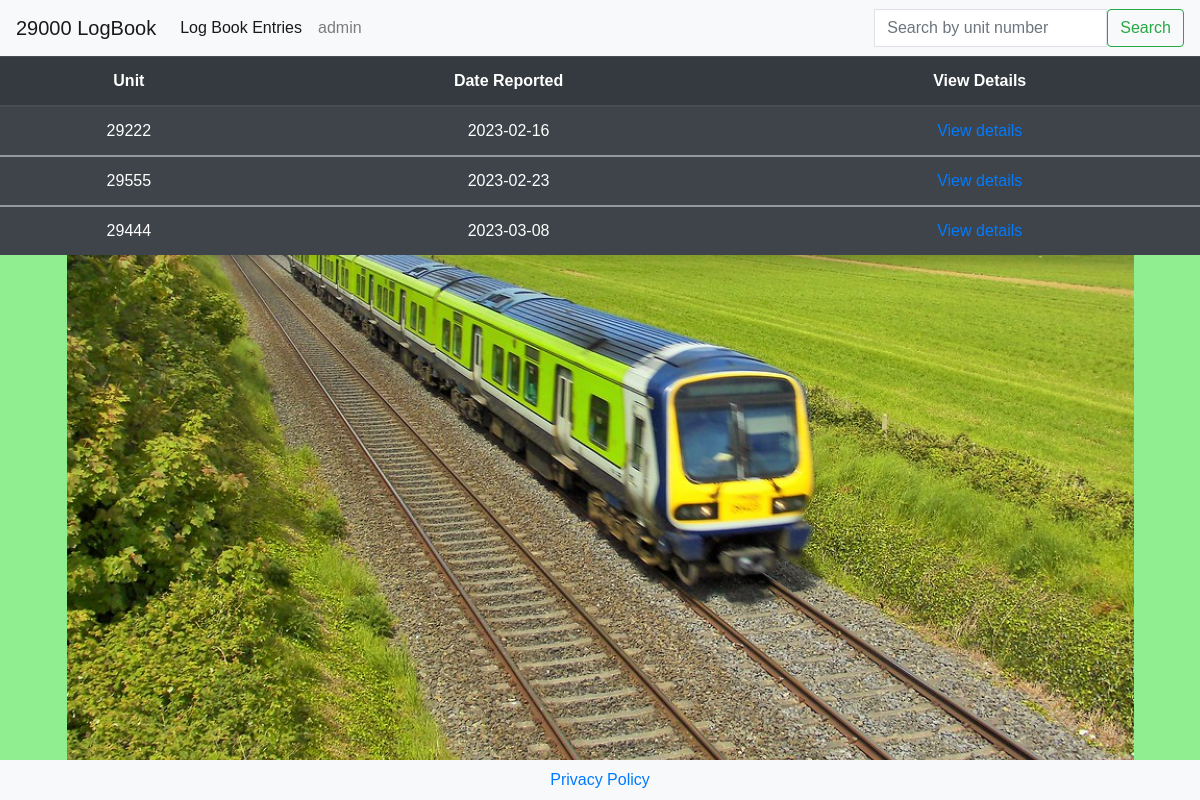
The page /closed_reports.html on the database as committed earlier.
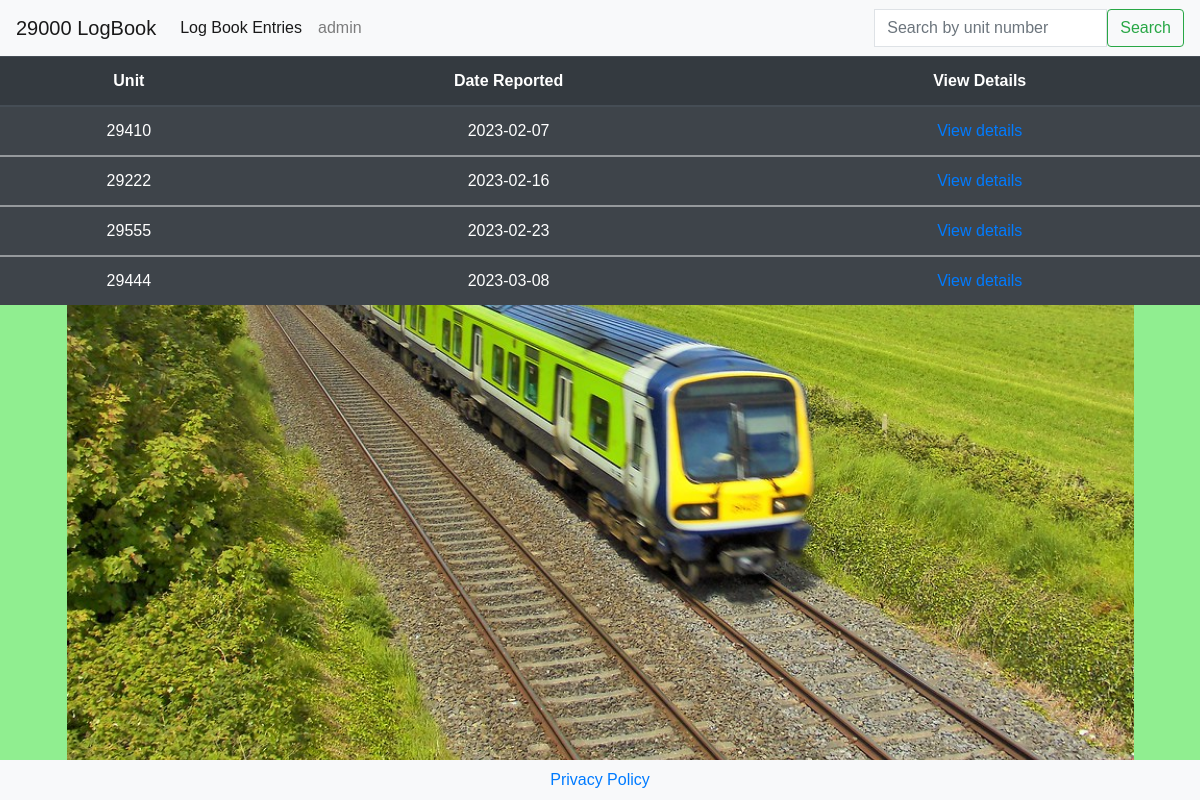
The same page on the database as committed later.
### report/models.py (models this page shows, shortened)
class Logbook_report(models.Model):
    Grade = models.CharField(max_length=25, default='Driver')
    driver_name = models.CharField(max_length=50)
    driver_email = models.EmailField(blank=True)  # blank =  make optional
    unit = models.IntegerField(default=29)
    location_at_time_of_fault = models.TextField(max_length=60)
    time_of_fault = models.TimeField(null=True, blank=True)
    date_of_fault = models.TextField()
    details_of_defect = models.TextField()
    report_read = models.BooleanField(default=False)
    work_order_created = models.BooleanField(default=False)
    driver_responded_to = models.BooleanField(default=False)
    work_order_closed = models.BooleanField(default=False)
    work_order_number = models.IntegerField(null=True)
    Depot_feedback = models.TextField(max_length=300, default='Copy SAP longtext here')
    class Meta:
        ordering = ['date_of_fault']

### report/views.py (the view)
# urls.py: path('closed_reports.html', views.closed_reports_list, name='closed_reports_list'),
def closed_reports_list(request):
    reports = Logbook_report.objects.filter(work_order_closed=True)
    context = {
        'reports': reports
    }
    return render(request, 'closed_reports.html', context)

### report/templates/closed_reports.html
{% extends "base.html" %}
{% load static %}
{% load crispy_forms_tags%}
{% block content %}
<div class="table-align">
        <table class="text-align table table-striped table-dark">
            <thead>
              <tr>
                <th scope="col">Unit</th>
                <th scope="col">Date Reported</th>
                <th scope="col">View Details</th>
              </tr>
            </thead>
             {% for report in reports %}
            <tbody>
              <tr>
                <td>{{ report.unit }}</td>
                <td>{{ report.date_of_fault }}</td>
                <td><a href="{% url 'report_detail' report.id %}">View details</a></td>
              </tr>
              {% empty %}
                <h3 class="text-align bg-dark text-white">There are no closed work orders from reports to display at the moment.</h3>
              {% endfor %}
            </tbody>
          </table>
</div>
{% endblock %}

Rows that differ between the two databases and show on the page:
now on this page (row edited): Logbook_report: unit "29410", date_of_fault "2023-02-07"
